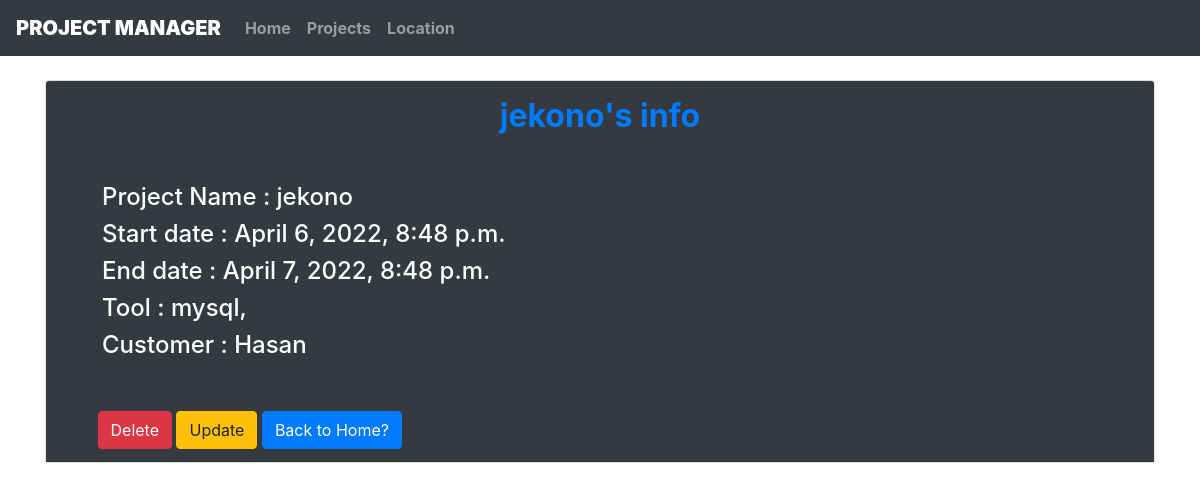
Page /project_info/7/ on the earlier database version.
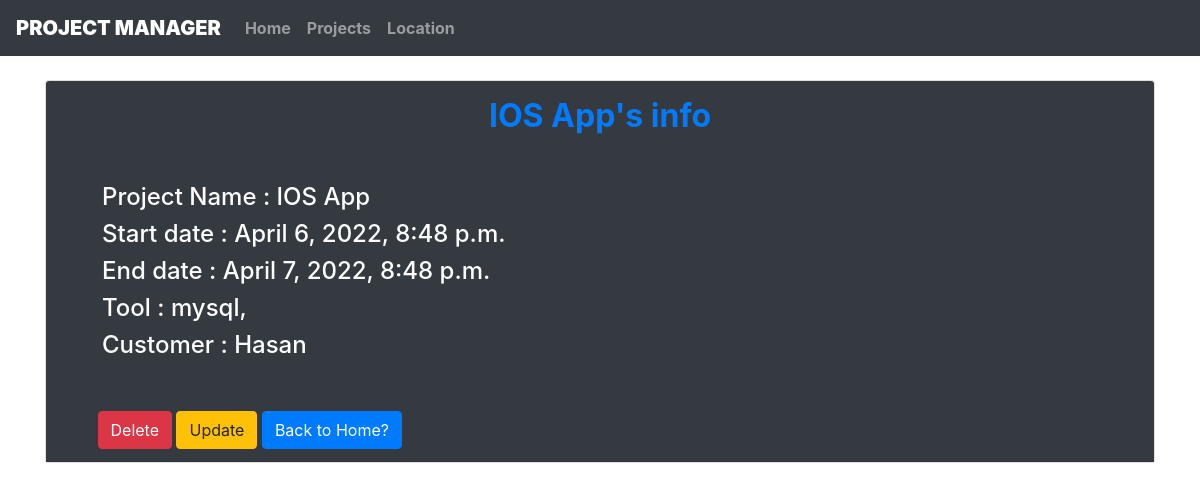
Same page on the later database version.
### core/models.py (models this page shows, shortened)
class Project(models.Model):
    project_name = models.CharField(max_length=100, null=True, blank=Tree)
    start_date = models.DateTimeField(null=True, blank=True)
    end_date = models.DateTimeField(null=True, blank=True)
    tool = models.ManyToManyField(Tool, blank=True)
    customer = models.ForeignKey(Customer, null=True, on_delete=models.CASCADE)

class Customer(models.Model):
    customer_name = models.CharField(max_length=20)
    email = models.EmailField(max_length=64)
    phone = models.CharField(max_length=32)
    organization = models.CharField(max_length=20)
    def __str__(self):
        return self.customer_name

### core/views.py (the view)
# urls.py: path('project_info/<int:id>/', views.project_info, name="project_info"),
def project_info(request, id):
    project = Project.objects.filter(pk=id)
    if project:
        project= Project.objects.get(pk=id)
    diction = {'project':project}
    print('project')
    return render (request, 'core/project_info.html', context=diction)

### core/models.py (called while the page is built)
    def __str__(self):
        return self.tool_name

### core/templates/core/project_info.html (shortened to what this page needs)
{% extends 'core/base.html' %}
{% block bodycontent %}
<div class="container mt-4 fw-bolder">
  <div class="card">
    <div class="card-header bg-dark">
        <body class="my_body">
          <h2 class="p-1 text-primary text-center mt-0 infohead"><b> {{ project.project_name }}'s info </b></h2>
      <div class="p-3 card-body h4">
          <div class="card-body">
            <h4 class="text-white">Project Name :  {{ project.project_name }}</h4>
            <h4 class="text-white">Start date : {{ project.start_date }}</h4>
            <h4 class="text-white">End date : {{ project.end_date }}</h4>
            <h4 class="text-white">Tool :
                                        {% for i in project.tool.all %}
                                        {{ i }},
                                        {% endfor %}</h4>
            <h4 class="text-white">Customer : {{ project.customer }}</h4>
          </div>
      </div>&nbsp;&nbsp;&nbsp;&nbsp;&nbsp;&nbsp;
      <a href=" {% url 'project_delete' project.id %} " class="btn btn-danger">Delete</a>
      <a href=" {% url 'project_update' project.id %} " class="btn btn-warning">Update</a>
      <a href="{% url 'home' %}" class="btn btn-primary">Back to Home?</a><br>
      </body>
    </div>
  </div>
</div>
{% endblock bodycontent %}

Differences in the rows shown:
changed Project "Hasan": project_name "jekono" → "IOS App"
